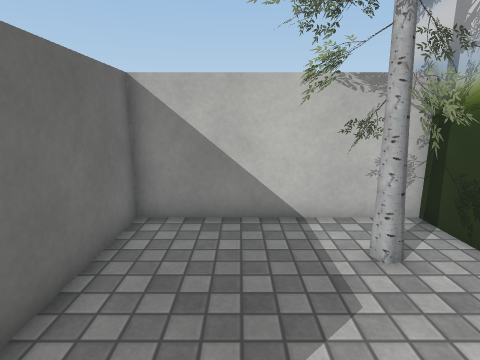
View 1 (above)

16 first-person views from a walk through a 3-D level made in the Unity game engine. The camera is 1.4 m above the floor, tilts 12° down and sees 80° across. Doors are open. The floor is counted in squares, 0.5 m on a side. Each view is taken from the middle of a square. On the plan, view 1 faces up. The plan holds only what a view shows up to about 20 squares ahead; the rest is blank. The place goes on beyond the plan. Some surface patterns are stand-ins.

View 2
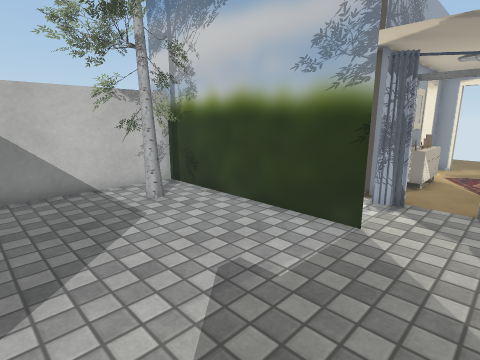

View 3
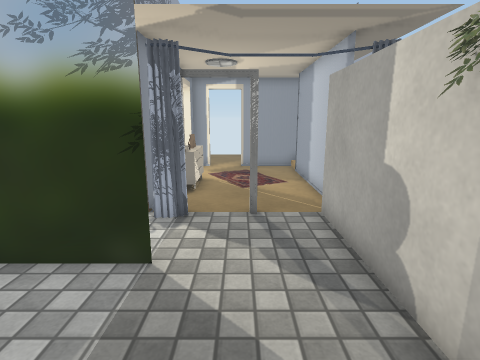

View 4
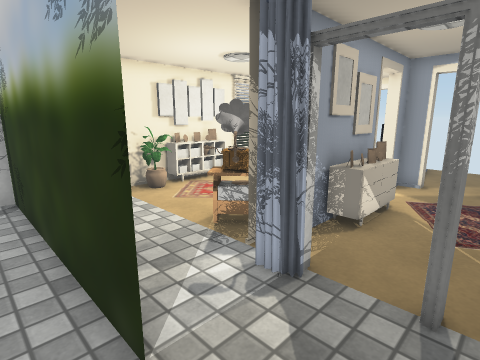

View 5
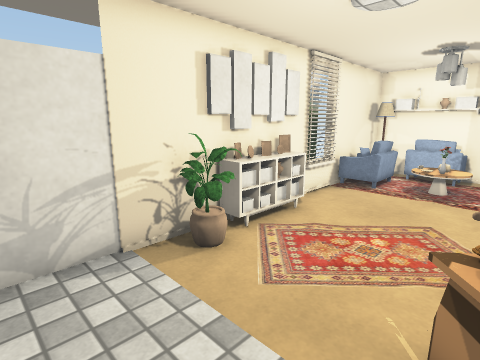

View 6
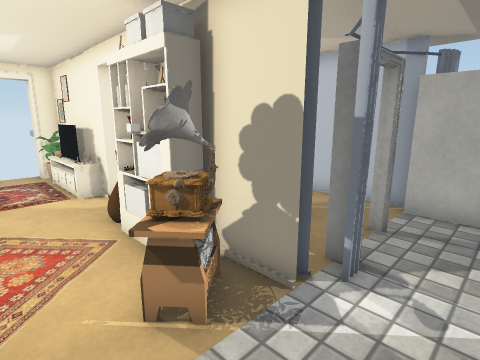

View 7
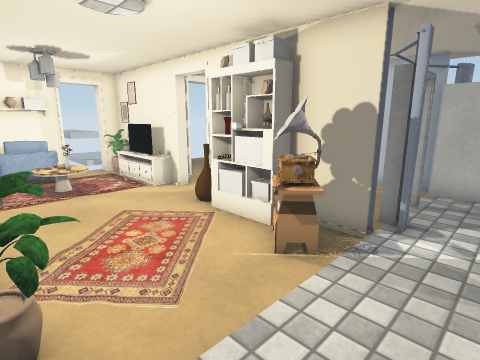

View 8
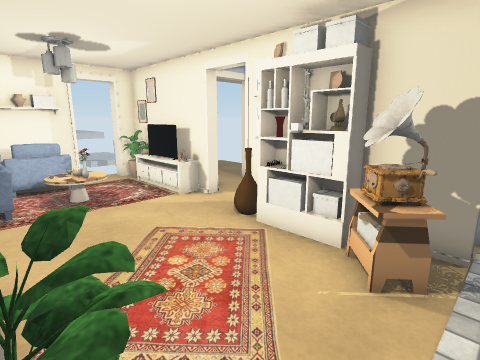

View 9
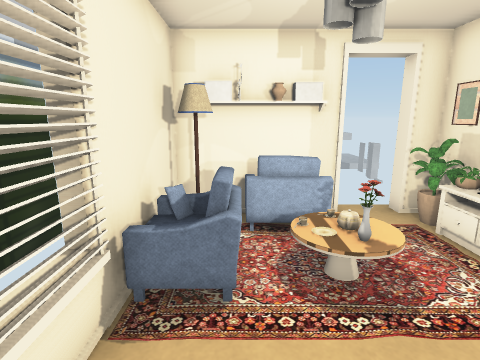

View 10
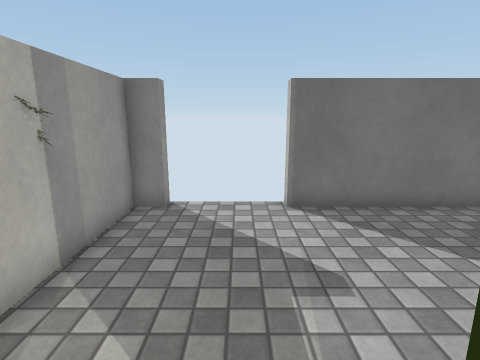

View 11
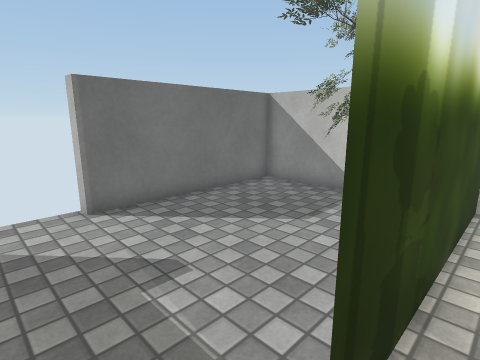

View 12
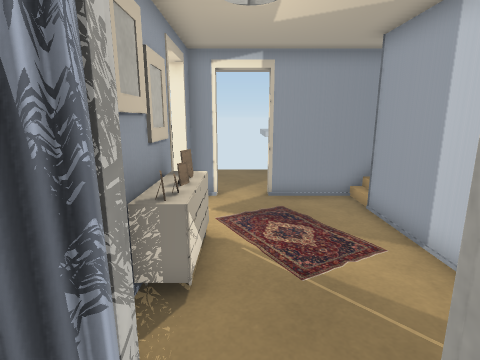

View 13
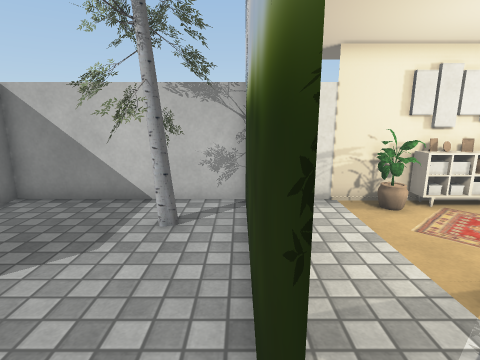

View 14
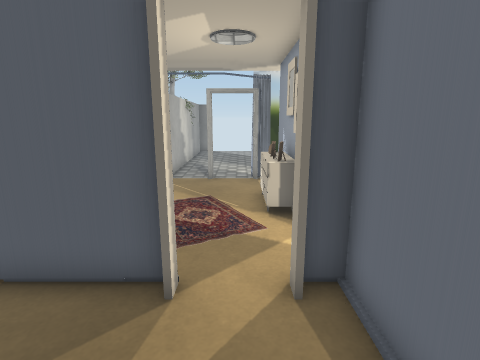

View 15
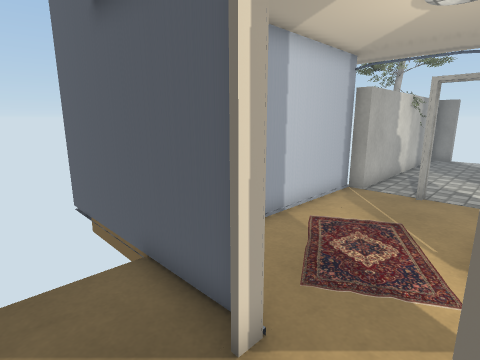

View 16
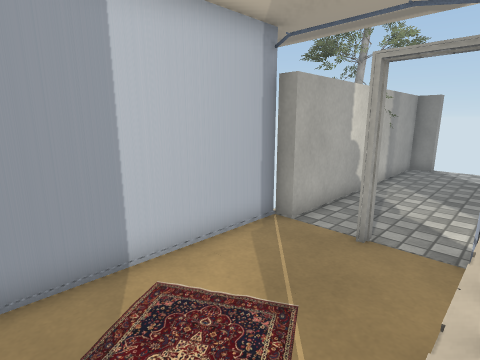

### Floor plan
Ten units are one square. View 1 is at (0, 0); x grows to the right and y downward. Boxes are objects, and circles mark ways between rooms. Rooms are numbered by the first view taken in them; rooms with no view inside come last. Other rooms are left out.
<svg viewBox="-41 -85 276 165">
<path fill="none" stroke="#000" d="M26 -45 27 -35 26 -46M17 -52 10 -53M52 14 52 -80M33 -54 29 -51M28 -61 30 -71M30 -70 28 -62M-36 44 -30 44M-30 55 44 55M50 -79 -30 -79 -30 5 -36 5M139 -2 146 -2M165 -2 224 -2 224 -12 230 -12M186 -41 190 -44M115 -79 50 -79M175 -77 154 -77M84 -2 105 -2M224 -30 224 -79 124 -79M52 -79 52 -6M88 35 81 35M106 2 84 2M81 33 87 33M84 61 159 61M146 2 124 2M175 11 175 1M52 -6 52 14M44 55 84 55M180 2 165 2M175 70 175 31M175 32 175 75M202 2 180 2M175 1 175 10"/>
<rect x="85" y="-25" width="20" height="20" fill="#bbb"><title>other object</title></rect>
<rect x="105" y="-15" width="10" height="10" fill="#bbb"><title>other object</title></rect>
<rect x="105" y="-75" width="10" height="10" fill="#bbb"><title>other object</title></rect>
<rect x="115" y="-15" width="10" height="10" fill="#bbb"><title>other object</title></rect>
<rect x="115" y="-75" width="10" height="10" fill="#bbb"><title>other object</title></rect>
<rect x="125" y="-75" width="20" height="10" fill="#bbb"><title>other object</title></rect>
<rect x="135" y="-15" width="10" height="10" fill="#bbb"><title>other object</title></rect>
<rect x="165" y="-15" width="10" height="10" fill="#bbb"><title>other object</title></rect>
<rect x="175" y="-15" width="20" height="10" fill="#bbb"><title>other object</title></rect>
<rect x="175" y="-75" width="30" height="20" fill="#bbb"><title>other object</title></rect>
<rect x="195" y="-15" width="10" height="10" fill="#bbb"><title>other object</title></rect>
<rect x="205" y="-15" width="10" height="10" fill="#bbb"><title>other object</title></rect>
<rect x="205" y="-65" width="10" height="30" fill="#bbb"><title>other object</title></rect>
<rect x="215" y="-45" width="10" height="10" fill="#bbb"><title>other object</title></rect>
<rect x="215" y="-55" width="10" height="10" fill="#bbb"><title>other object</title></rect>
<rect x="215" y="-75" width="10" height="20" fill="#bbb"><title>other object</title></rect>
<rect x="105" y="5" width="40" height="10" fill="#bbb"><title>other object</title></rect>
<rect x="105" y="-5" width="10" height="10" fill="#bbb"><title>other object</title></rect>
<rect x="115" y="-5" width="10" height="10" fill="#bbb"><title>other object</title></rect>
<circle cx="50" cy="30" r="3" fill="#2a7"/>
<circle cx="155" cy="0" r="3" fill="#2a7"/>
<circle cx="65" cy="5" r="3" fill="#2a7"/>
<circle cx="180" cy="20" r="3" fill="#2a7"/>
<text x="10" y="-10">1</text>
<text x="140" y="-40">2</text>
<text x="110" y="30">3</text>
<text x="200" y="30">4</text>
</svg>
Room 1 opens to room 3. Room 2 opens to room 3. Room 3 opens to room 4.

Where each view was taken, in squares from view 1:
view 1: 0 up, 0 right, facing up
view 2: 4 down, 2 left, facing up-right
view 3: 3 down, 0 right, facing right
view 4: 4 down, 4 right, facing up-right
view 5: 2 up, 6 right, facing up-right
view 6: 4 up, 6 right, facing down-right
view 7: 7 up, 6 right, facing down-right
view 8: 7 up, 8 right, facing down-right
view 9: 6 up, 14 right, facing right
view 10: 2 down, 6 right, facing left
view 11: 3 down, 6 right, facing up-left
view 12: 2 down, 7 right, facing right
view 13: 2 down, 5 right, facing up
view 14: 2 down, 22 right, facing left
view 15: 1 down, 20 right, facing down-left
view 16: 1 down, 15 right, facing down-left
